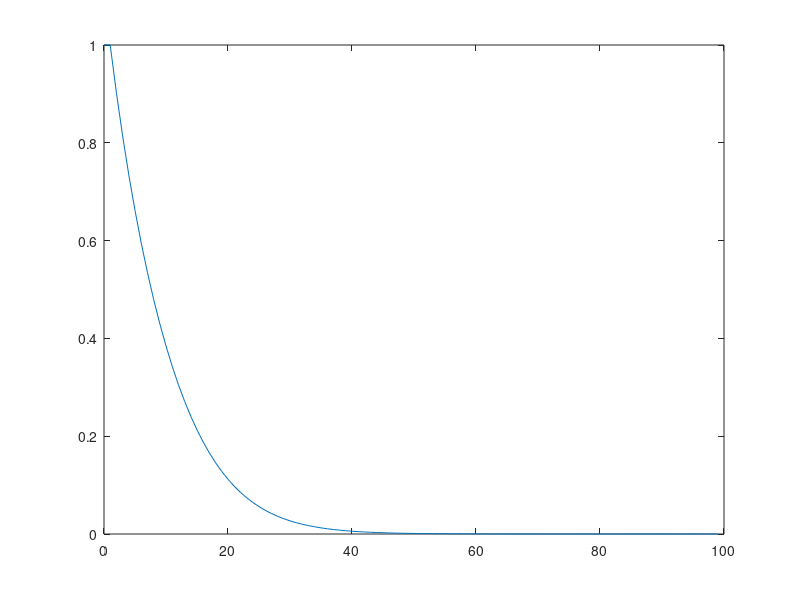

MATLAB code for this plot:
rng(0);

% Synthetic data where Iv=image with vertical white line, Ih = Image with horizontal white line
Iv = zeros(40,40); Iv(:,5)=1;
Ih = zeros(40,40); Ih(30,:)=1;
K = zeros(40,40);
%imshow(K)
thv = zeros(1,1)+0.5;
thh = zeros(1,1)+0.5;
yv = 0;
yh = 1;
Fv = 0; Fh = 0;

% Convolution
Fv = sum(sum(Iv.*flip(flip(K,1),2)));
Fh = sum(sum(Ih.*flip(flip(K,1),2)));

% No pooling is done because the pool layer has width=1,stride=1 that is equal to the image

%Initial Calculations
yv_hat = Fv*thv;
yh_hat = Fh*thh;
Jold = (yv - yv_hat)^2 + (yh - yh_hat)^2;
Jnew = Jold; J = [];
iter = 0; itm = []; 
lr = 0.01; 

% Gradient calculations
while iter < 100
    grad_th = Fv*(yv_hat-yv)+ Fh*(yh_hat-yh);
    grad_k = thv*(yv_hat-yv)*flip(flip(Iv,1),2) + thh*(yh_hat-yh)*flip(flip(Ih,1),2); %we dont do select/reeshape here
    thv = thv - 0.5*lr*grad_th;
    thh = thh - 0.5*lr*grad_th;
    K = K - 0.5*lr*grad_k;
    
    %recalculating the values after the change in the kernel and theta
    Fv = sum(sum(Iv.*flip(flip(K,1),2)));
    Fh = sum(sum(Ih.*flip(flip(K,1),2)));
    
    yv_hat = Fv*thv;
    yh_hat = Fh*thh;
    
    if Jnew > Jold
       lr = 0.5*lr; 
    end
    
    %store values so as to plot later
    itm = [itm,iter];
    J = [J,Jold];
    
    %calculate LSE
    Jold = Jnew;
    Jnew = (yv - yv_hat)^2 + (yh - yh_hat)^2;
    iter = iter+1;
end

%imshow(K,[-0.03,0.01])
plot(itm,J)